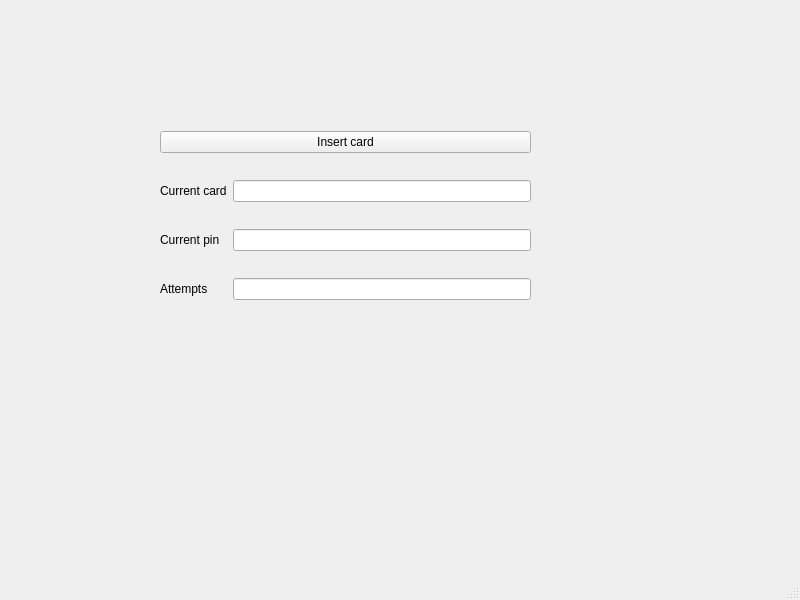
<?xml version="1.0" encoding="UTF-8"?>
<ui version="4.0">
 <class>MainWindow</class>
 <widget class="QMainWindow" name="MainWindow">
  <property name="geometry">
   <rect>
    <x>0</x>
    <y>0</y>
    <width>800</width>
    <height>600</height>
   </rect>
  </property>
  <property name="windowTitle">
   <string>MainWindow</string>
  </property>
  <widget class="QWidget" name="centralwidget">
   <widget class="QWidget" name="formLayoutWidget">
    <property name="geometry">
     <rect>
      <x>160</x>
      <y>110</y>
      <width>371</width>
      <height>211</height>
     </rect>
    </property>
    <layout class="QGridLayout" name="gridLayout">
     <item row="0" column="0" colspan="2">
      <widget class="QPushButton" name="pushButton">
       <property name="text">
        <string>Insert card</string>
       </property>
      </widget>
     </item>
     <item row="1" column="0">
      <widget class="QLabel" name="label">
       <property name="text">
        <string>Current card</string>
       </property>
      </widget>
     </item>
     <item row="1" column="1">
      <widget class="QLineEdit" name="currentCard"/>
     </item>
     <item row="2" column="0">
      <widget class="QLabel" name="label_3">
       <property name="text">
        <string>Current pin</string>
       </property>
      </widget>
     </item>
     <item row="2" column="1">
      <widget class="QLineEdit" name="currenPint"/>
     </item>
     <item row="3" column="0">
      <widget class="QLabel" name="label_4">
       <property name="text">
        <string>Attempts</string>
       </property>
      </widget>
     </item>
     <item row="3" column="1">
      <widget class="QLineEdit" name="Attemps"/>
     </item>
    </layout>
   </widget>
  </widget>
  <widget class="QMenuBar" name="menubar">
   <property name="geometry">
    <rect>
     <x>0</x>
     <y>0</y>
     <width>800</width>
     <height>25</height>
    </rect>
   </property>
  </widget>
  <widget class="QStatusBar" name="statusbar"/>
 </widget>
 <resources/>
 <connections/>
</ui>
